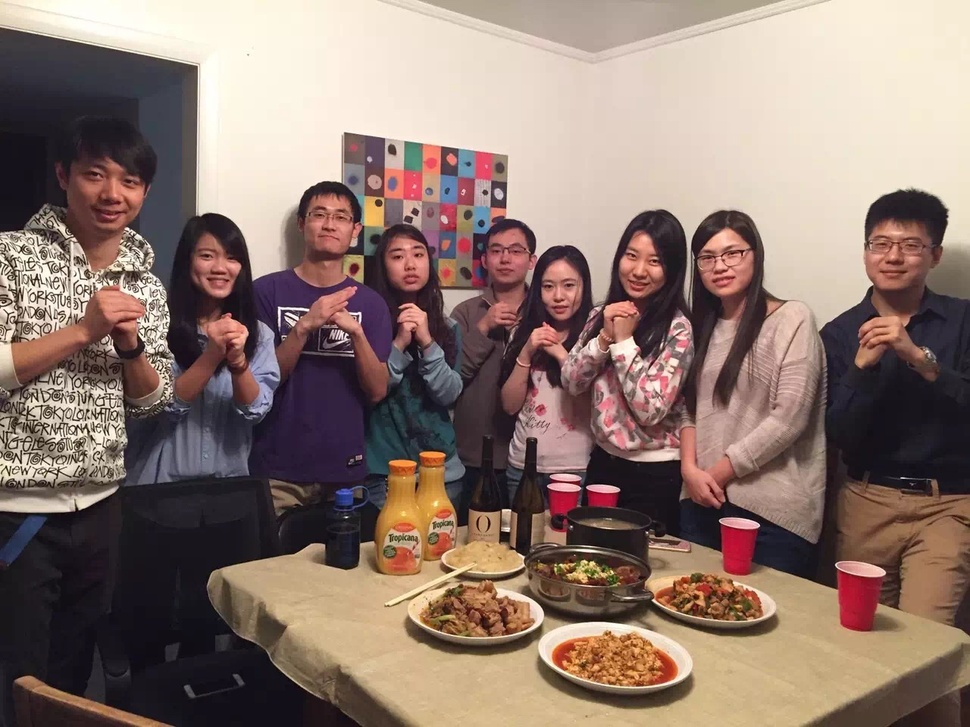
#> input picture test.jpg, 970 x 727 px, shrunk from 1280 x 960 before the run
$ python lbp.py   (Python 2 division)   (older library calls are emulated)
#> lines starting #> are read from the running program, lines starting #| are printed output that depends on the picture; after the words box and inside, x2 and y2 are one past the last pixel; in counts of white or black regions, pixels touching at a corner belong together
import cv2
import numpy as np
import matplotlib.pyplot as plt
from skimage.feature import local_binary_pattern
from glob import glob
from itertools import izip

class LBPHistFeat:
    def __init__(self, radius=2, method="default"):
        self.radius = radius
        self.n_points = 8 * radius
        if method == "uniform":
            self.n_bins = self.n_points + 2
        if method == "default":
            self.n_bins = 256 ** radius
        self.method = method

    def extract(self, img_gray):
        lbp = local_binary_pattern(img_gray, self.n_points, self.radius, self.method)
        # print lbp.max()
        hist, _ = np.histogram(lbp, normed=True, bins=self.n_bins, range=(0, self.n_bins))
        return hist

    def transform(self, img_gray):
        return self.extract(img_gray)

    def kldivergence(self, p, q):
        p = np.asarray(p)
        q = np.asarray(q)
        filt = np.logical_and(p != 0, q != 0)
        return np.sum(p[filt] * np.log2(p[filt] / q[filt]))

    def chi_square(self, p, q):
        p = np.asarray(p)
        q = np.asarray(q)
        filt = np.logical_and(p != 0, q != 0)
        return np.sum((p[filt] - q[filt]) ** 2 / (p[filt] + q[filt]))

    def compare(self, hist1, hist2):
        return self.chi_square(hist1, hist2)

def main():
    feat = LBPHistFeat()

    img_test = cv2.imread("test.jpg")
#> img_test is the input picture: shape (727, 970, 3); mean B, G, R 110.5, 119.5, 140.6
    img_test_gray = cv2.cvtColor(img_test, cv2.COLOR_BGR2GRAY)
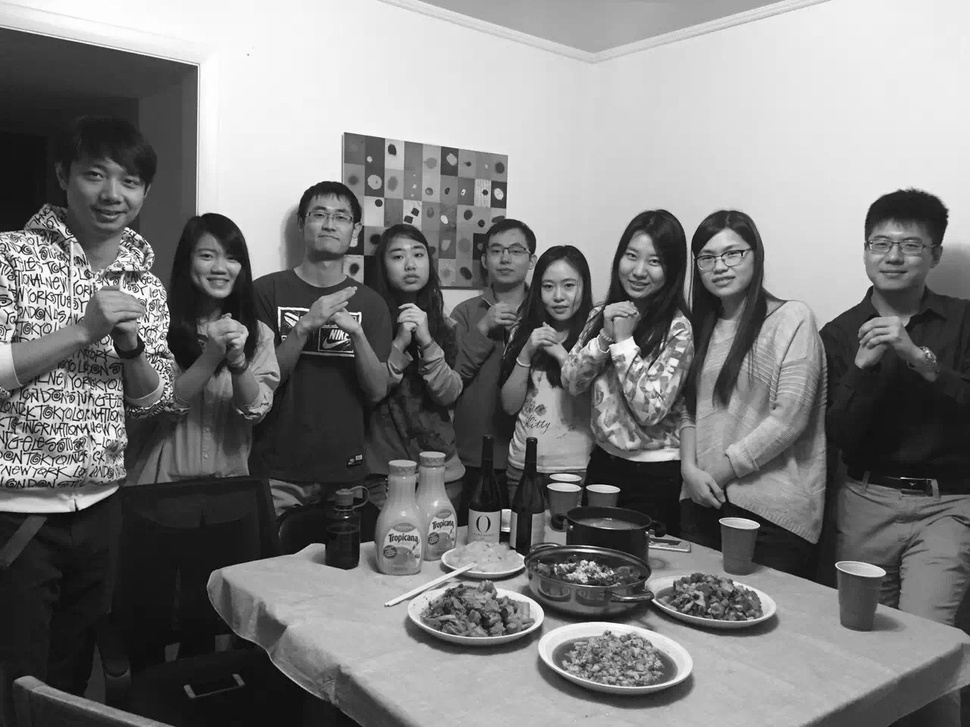
#> img_test_gray: shape (727, 970); min 3, max 254, mean 124.8
    face_det = cv2.CascadeClassifier('haarcascade_frontalface_default.xml')
    face_pos = face_det.detectMultiScale(img_test_gray, scaleFactor=1.3, minNeighbors=5, minSize=(60, 60))
#> face_pos = [[69, 148, 84, 84], [296, 190, 69, 69], [857, 215, 76, 76], [473, 225, 69, 69], [690, 228, 70, 70], [184, 229, 69, 69], [608, 232, 69, 69], [528, 258, 69, 69]]
    faces_test_gray = [img_test_gray[y : y + h, x : x + w] for (x, y, w, h) in face_pos]
#> faces_test_gray = 8 items
    test_feats = [feat.extract(img) for img in faces_test_gray]
#> test_feats = 8 items

    face_ql_imgs = [cv2.imread(img_path, 0) for img_path in glob("register_faces/Qinglin_crop/*.jpg")]
    ql_feats = [feat.extract(img) for img in face_ql_imgs]

    sim_mat = np.array([[feat.compare(ql_feat, test_feat) for ql_feat in ql_feats] for test_feat in test_feats])
#> sim_mat = empty array
    print sim_mat
    var = np.var(sim_mat, axis=0)
#> var = empty array
    # print var
    # print np.count_nonzero(var < 2e-4), np.where(var < 2e-4)
    print np.median(sim_mat, axis=1)
#| [nan nan nan nan nan nan nan nan]
    ql_idx = np.argmin(np.median(sim_mat, axis=1))
#> ql_idx = 0
    for idx, (x, y, w, h) in enumerate(face_pos):
        col = (0, 255, 0) if idx == ql_idx else (0, 0, 255)
        cv2.rectangle(img_test, (x, y), (x + w, y + h), col, 2)
#> this loop made 8 passes
#> (x, y, w, h, col) on passes 1 to 8: (69, 148, 84, 84, (0, 255, 0)), (296, 190, 69, 69, (0, 0, 255)), (857, 215, 76, 76, (0, 0, 255)), (473, 225, 69, 69, (0, 0, 255)), (690, 228, 70, 70, (0, 0, 255)), (184, 229, 69, 69, (0, 0, 255)), (608, 232, 69, 69, (0, 0, 255)), (528, 258, 69, 69, (0, 0, 255))
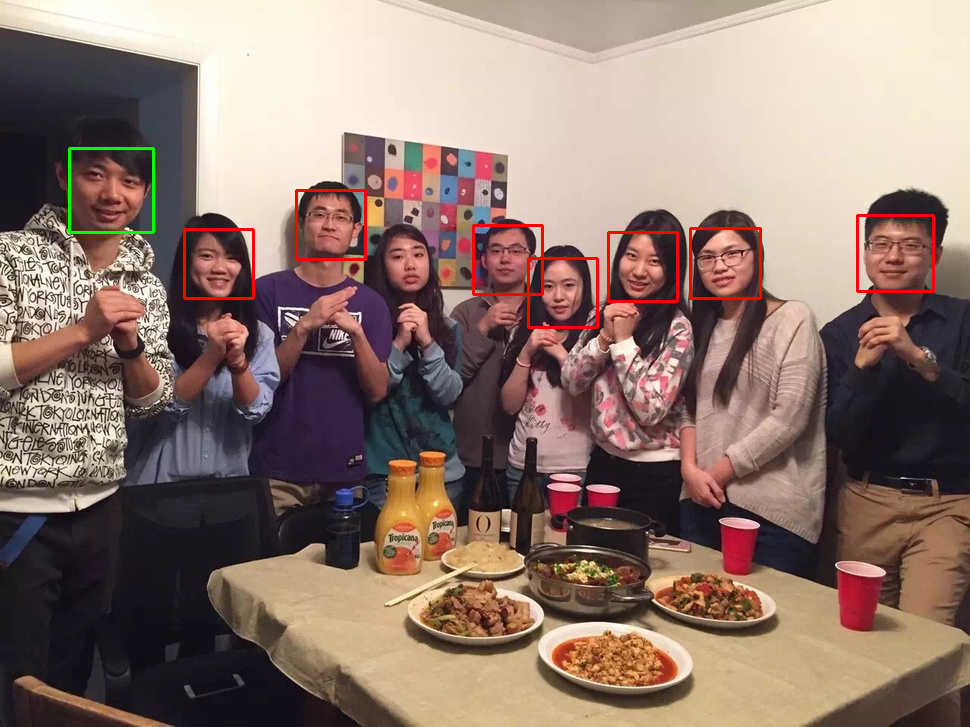
#> img_test: shape (727, 970, 3); 0.97% of pixels changed, all inside (x1, y1, x2, y2) = (68, 147, 935, 329)
    plt.imshow(img_test[:, :, ::-1])
    plt.show()

if __name__ == "__main__":
    main()

$ run again, with me.jpg copied over test.jpg
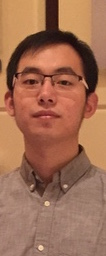
#> input picture me.jpg, 106 x 256 px
#> in main, img_test is the input picture: shape (256, 106, 3); mean B, G, R 83.8, 109, 159.5
#> in main, `img_test_gray = cv2.cvtColor(img_test, cv2.COLOR_BGR2GRAY)`:
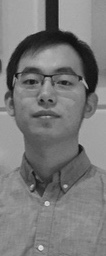
#> img_test_gray: shape (256, 106); min 11, max 221, mean 121.2
#> face_pos = [[7, 47, 85, 85]]
#> faces_test_gray = 1 item
#> sim_mat = empty array
#| [nan]
#> ql_idx = 0
#> the loop in main, `for idx, (x, y, w, h) in enumerate(face_pos):` made 1 pass
#> (x, y, w, h, col) on pass 1: (7, 47, 85, 85, (0, 255, 0))
#> after the loop in main, `for idx, (x, y, w, h) in enumerate(face_pos):`:
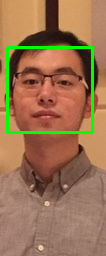
#> img_test: shape (256, 106, 3); 3.74% of pixels changed, all inside (x1, y1, x2, y2) = (6, 46, 94, 134)

$ run again, with myface.jpg copied over test.jpg
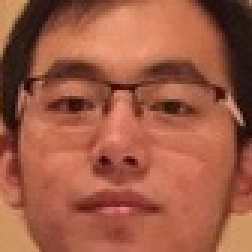
#> input picture myface.jpg, 84 x 84 px (shown 3 times larger)
#> in main, img_test is the input picture: shape (84, 84, 3); mean B, G, R 68.6, 91.3, 159.4
#> in main, `img_test_gray = cv2.cvtColor(img_test, cv2.COLOR_BGR2GRAY)`:
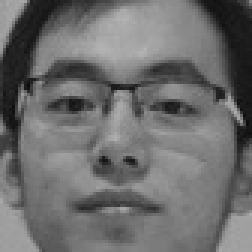
#> img_test_gray: shape (84, 84) (shown 3 times larger); min 11, max 179, mean 109.1
#> face_pos = [[4, 5, 69, 69]]
#> faces_test_gray = 1 item
#> sim_mat = empty array
#| [nan]
#> ql_idx = 0
#> the loop in main, `for idx, (x, y, w, h) in enumerate(face_pos):` made 1 pass
#> (x, y, w, h, col) on pass 1: (4, 5, 69, 69, (0, 255, 0))
#> after the loop in main, `for idx, (x, y, w, h) in enumerate(face_pos):`:
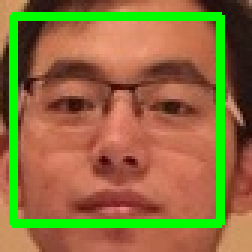
#> img_test: shape (84, 84, 3) (shown 3 times larger); 11.68% of pixels changed, all inside (x1, y1, x2, y2) = (3, 4, 75, 76)
